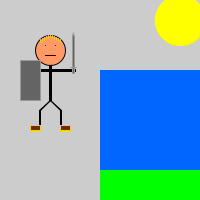
Frame 1 (no input)
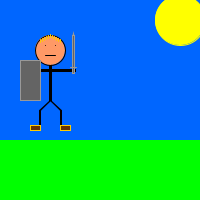
Frame 60 (the mouse pressed at the canvas centre just before this capture)
Frame 120 (the mouse held since frame 60 and released just before this capture): identical to frame 60, image omitted

The Processing sketch that drew these frames (run headless with seeded random() and noise(); from frame 60 on, the mouse is pressed at the canvas centre):

// Processing sketch: processing_14718
// ── processing_14718.pde

void setup() {
  size(200,200);
  smooth();
}

int x_position;
int y_position;
color c;
int r;

void draw() {
//background  
  fill(0,102,255);
  stroke(0,102,255);
  rect(100,70,200,140);
  fill(0,255,0);
  stroke(0,255,0);
  rect(100,170,200,60);
  fill(255,255,0);
  stroke(255,255,0);  
  ellipse(180,20,50,50);
  stroke(0);
 
 draw_swordshmannetje(
  x_position = 50,
  y_position = 50,
  color(0,0,0),
  r = 0);
}

void draw_swordshmannetje(int x_position, int y_position,color c,int angle)
{

//body
  rectMode(CENTER);
  fill(c);
  stroke(c);
  rect(x_position,y_position+30,2,40);
//head
  stroke(0);
  fill(255,153,102);
  ellipse(x_position,y_position,30,30);
//upper leg parts
  stroke(c);
  line(x_position,y_position+50,x_position-10,y_position+60);
  line(x_position,y_position+50,x_position-11,y_position+60);
  line(x_position,y_position+50,x_position+10,y_position+60);
  line(x_position,y_position+50,x_position+11,y_position+60);
  //lower leg parts
  line(x_position+11,y_position+60,x_position+11,y_position+80);
  line(x_position+10,y_position+60,x_position+10,y_position+80);
  line(x_position-11,y_position+60,x_position-11,y_position+80);
  line(x_position-10,y_position+60,x_position-10,y_position+80);
//arms
  fill(c);
  rect(x_position,y_position+20,50,2);
//eyes
  point(x_position-5,y_position-5);
  point(x_position+5,y_position-5);
//mouth
  line(x_position-5,y_position+5,x_position+5,y_position+5);
//sword
  fill(100,100,100);
  stroke(153,153,153);
  triangle(x_position+23,y_position-17,x_position+24,y_position-12,x_position+22,y_position-12);
  rect(x_position+23,y_position+4,2,38);
  line(x_position+20,y_position+17,x_position+26,y_position+17);
//shield
  fill(100,100,100);
  rect(x_position-20,y_position+30,20,40);
//hair
  stroke(255,204,0);
  line(x_position-10,y_position-8,x_position-10,y_position-11);
  line(x_position-8,y_position-9,x_position-8,y_position-12);
  line(x_position-6,y_position-10,x_position-6,y_position-13);
  line(x_position-4,y_position-11,x_position-4,y_position-14);
  line(x_position-2,y_position-12,x_position-2,y_position-15);
  line(x_position,y_position-13,x_position,y_position-16);
  line(x_position+2,y_position-12,x_position+2,y_position-15);
  line(x_position+4,y_position-11,x_position+4,y_position-14);
  line(x_position+6,y_position-10,x_position+6,y_position-13);
  line(x_position+8,y_position-9,x_position+8,y_position-12);
  line(x_position+10,y_position-8,x_position+10,y_position-11);
//shoes
  fill(102,51,0);
  rect(x_position-15,y_position+78,10,5);
  rect(x_position+15,y_position+78,10,5);
}

                
